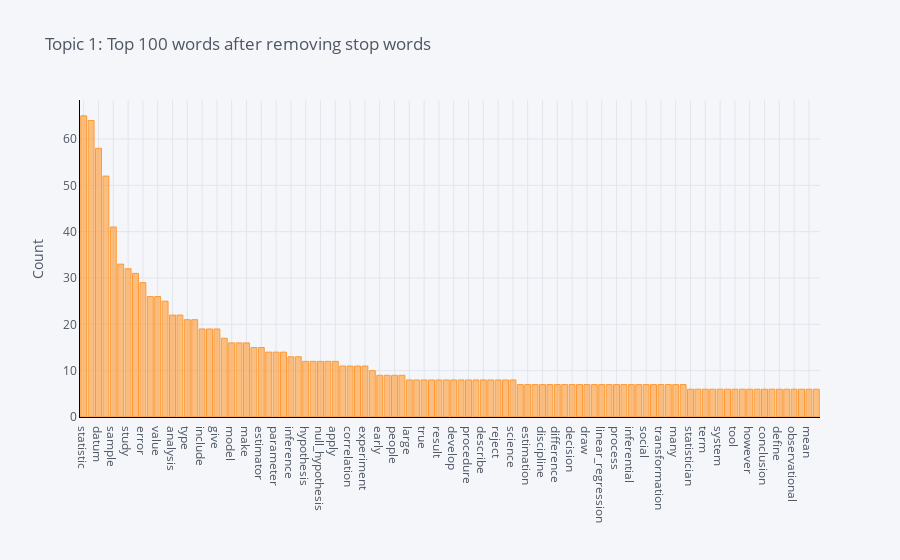

Notebook cell for this chart:
### Markdown cell above
## **Frequency Distribution of Topic 1**

### Code cell
plot_model(lda2, plot = 'frequency', topic_num = 'Topic 1')

### Figure 1 — Plotly figure (JSON) as saved in the notebook; plotly's stock layout.template omitted (floating-point values rounded to 4 significant figures)
{"data": [{"marker": {"color": "rgba(255, 153, 51, 0.6)", "line": {"color": "rgba(255, 153, 51, 1.0)", "width": 1}}, "name": "count", "orientation": "v", "text": "", "type": "bar", "x": ["statistic", "statistical", "datum", "use", "sample", "population", "study", "probability", "error", "method", "value", "variable", "analysis", "also", "type", "test", "include", "measurement", "give", "interval", "model", "may", "make", "random", "estimator", "estimate", "parameter", "distribution", "inference", "mathematical", "hypothesis", "call", "null_hypothesis", "data", "apply", "often", "correlation", "set", "experiment", "experimental", "early", "relationship", "people", "business", "large", "involve", "true", "example", "result", "significance", "develop", "problem", "procedure", "theory", "describe", "standard", "reject", "collect", "science", "unknown", "estimation", "case", "discipline", "change", "difference", "true_value", "decision", "design", "draw", "technique", "linear_regression", "refer", "process", "research", "inferential", "question", "social", "property", "transformation", "observation", "many", "take", "statistician", "computer", "term", "summarize", "system", "sense", "tool", "collection", "however", "concept", "conclusion", "represent", "define", "deviation", "observational", "well", "mean", "work"], "y": [65, 64, 58, 52, 41, 33, 32, 31, 29, 26, 26, 25, 22, 22, 21, 21, 19, 19, 19, 17, 16, 16, 16, 15, 15, 14, 14, 14, 13, 13, 12, 12, 12, 12, 12, 11, 11, 11, 11, 10, 9, 9, 9, 9, 8, 8, 8, 8, 8, 8, 8, 8, 8, 8, 8, 8, 8, 8, 8, 7, 7, 7, 7, 7, 7, 7, 7, 7, 7, 7, 7, 7, 7, 7, 7, 7, 7, 7, 7, 7, 7, 7, 6, 6, 6, 6, 6, 6, 6, 6, 6, 6, 6, 6, 6, 6, 6, 6, 6, 6]}], "layout": {"legend": {"bgcolor": "#F5F6F9", "font": {"color": "#4D5663"}}, "paper_bgcolor": "#F5F6F9", "plot_bgcolor": "#F5F6F9", "title": {"font": {"color": "#4D5663"}, "text": "Topic 1: Top 100 words after removing stop words"}, "xaxis": {"gridcolor": "#E1E5ED", "linecolor": "black", "showgrid": true, "tickfont": {"color": "#4D5663"}, "title": {"font": {"color": "#4D5663"}, "text": ""}, "zerolinecolor": "#E1E5ED"}, "yaxis": {"gridcolor": "#E1E5ED", "linecolor": "black", "showgrid": true, "tickfont": {"color": "#4D5663"}, "title": {"font": {"color": "#4D5663"}, "text": "Count"}, "zerolinecolor": "#E1E5ED"}}}
